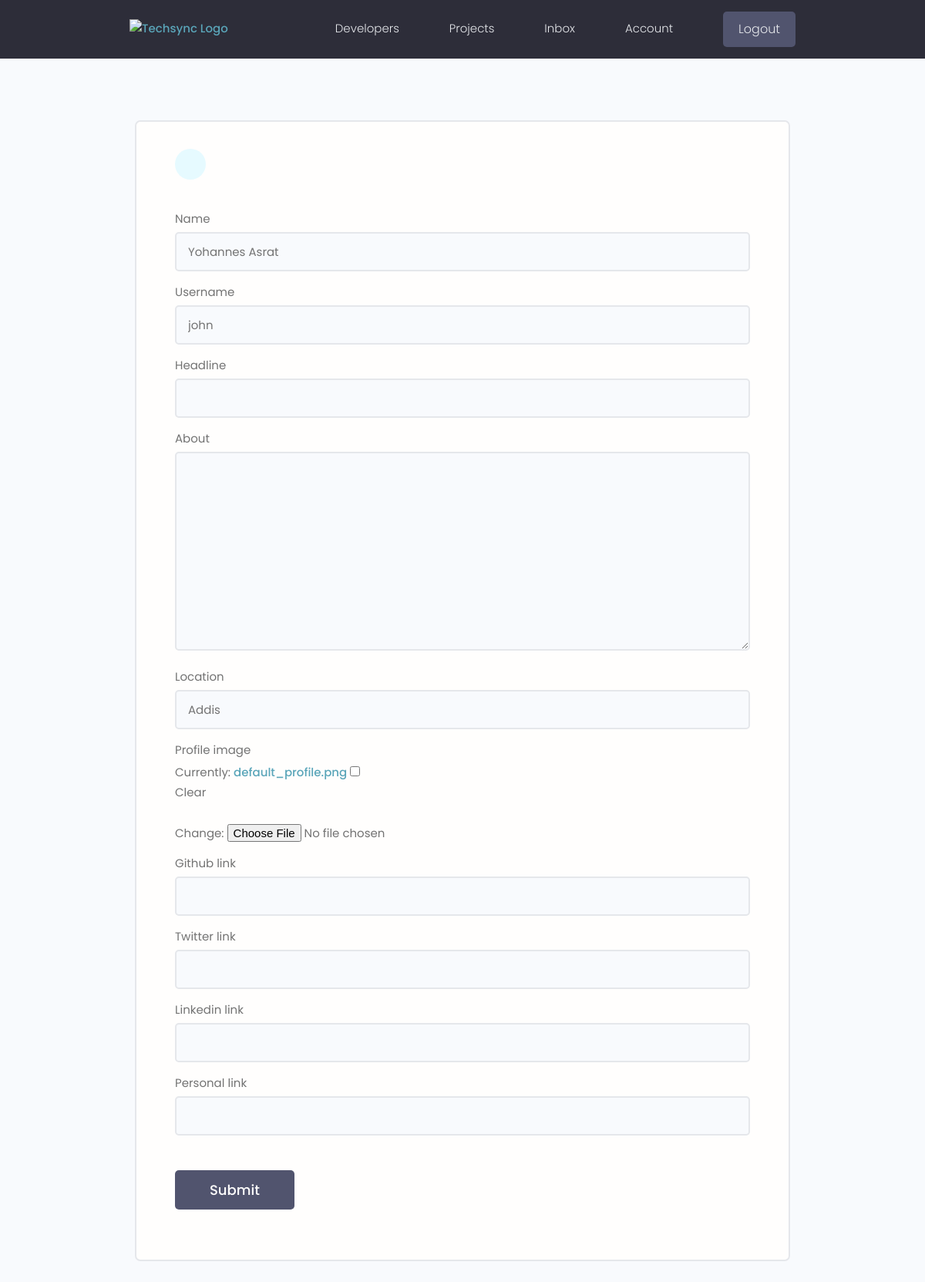
Before: /edit-account/ (signed in) with the older database file.
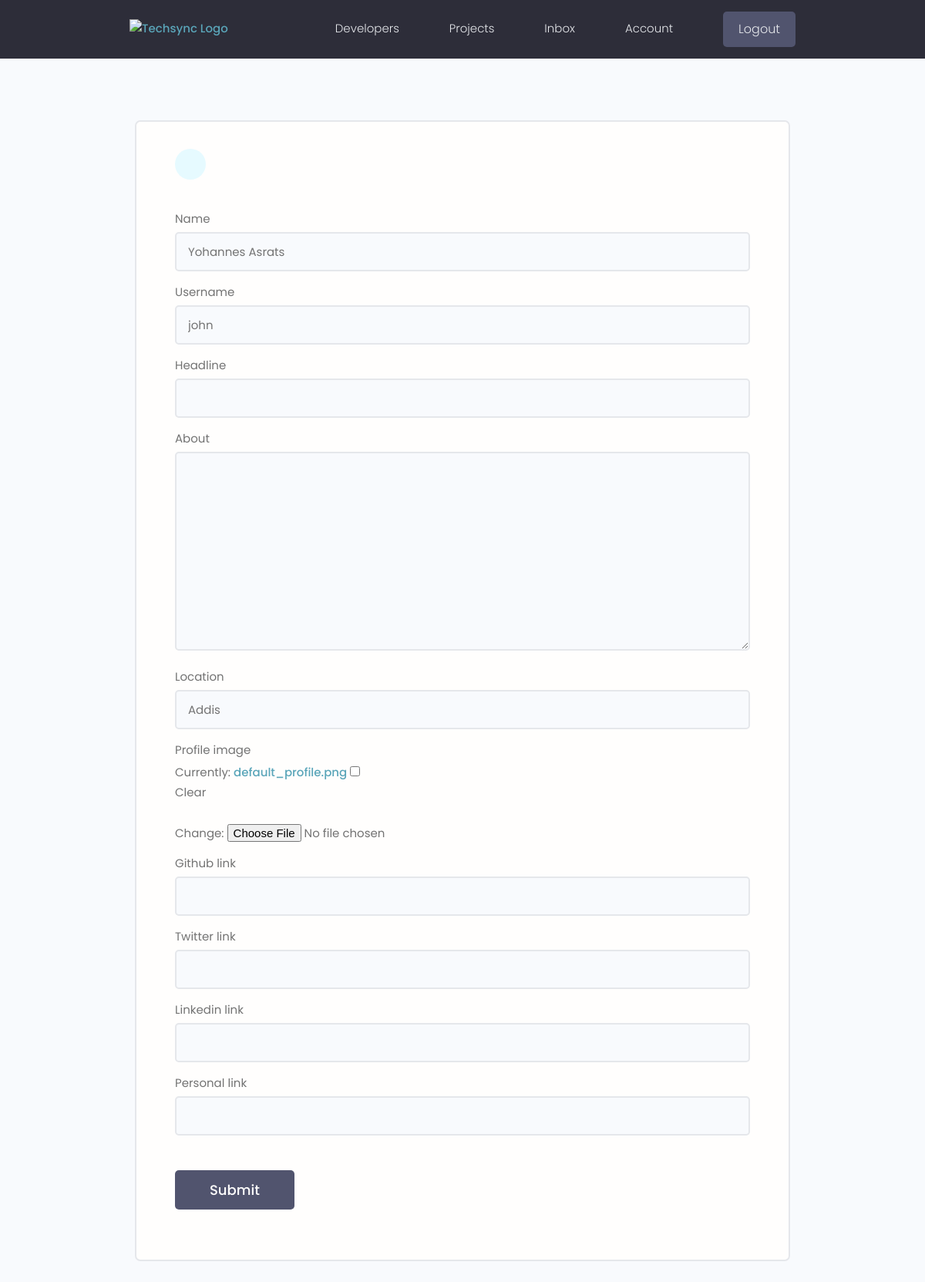
After: the same page with the newer database file.
### users/models.py (models this page shows, shortened)
class Profile(models.Model):
    id = models.UUIDField(default=uuid.uuid4, primary_key=True, unique=True, editable=False, )
    user = models.OneToOneField(User, on_delete=models.CASCADE,null=True,blank=True)
    name = models.CharField(max_length=200, blank=True,null=True)
    username = models.CharField(max_length=200, blank=True,null=True,unique=True)
    headline = models.CharField(max_length=200, blank=True,null=True)
    about = models.TextField(blank=True, null=True)
    location = models.CharField(max_length=200, blank=True,null=True)
    profile_image = models.ImageField(null=True, blank=True,upload_to='profiles', default='default_profile.png')
    github_link = models.CharField(max_length=200, blank=True,null=True)
    twitter_link = models.CharField(max_length=200, blank=True,null=True)
    linkedin_link = models.CharField(max_length=200, blank=True,null=True)
    personal_link = models.CharField(max_length=200, blank=True,null=True)
    created_at = models.DateTimeField(auto_now_add=True)

### users/views.py (the view)
# urls.py: path('edit-account/', views.editAccount, name='edit-account'),
@login_required(login_url='login')
def editAccount(request):
    profile = request.user.profile
    form = ProfileForm(instance=profile)
    if request.method == 'POST':
        form = ProfileForm(request.POST, request.FILES, instance=profile)
        if form.is_valid():
            form.save()
            return redirect('user-account')
    context = {'form': form}
    return render(request, 'users/profile_form.html', context)

### users/forms.py
class ProfileForm(ModelForm):
    class Meta:
        model = Profile
        fields = '__all__'
        exclude = ['user']
    def __init__(self, *args, **kwargs):
        super().__init__(*args, **kwargs)
        for name, field in self.fields.items():
                field.widget.attrs.update({'class': 'input'})

### templates/users/profile_form.html (shortened to what this page needs)
{% extends 'main/main.html' %}
{% block content %}
<main class="formPage my-xl">
    <div class="content-box">
        <div class="formWrapper">
            <a class="backButton" href="{% url 'edit-account' %}"></a>
            <br>
            <form class="form" method="POST" action="{% url 'edit-account' %}" enctype="multipart/form-data">
                {% for field in form %}
                <div class="form__field">
                    <label for="formInput#text">{{field.label}}</label>
                    {{field}}
                </div>
                {% endfor %}
                <input class="btn btn--sub btn--lg  my-md" type="submit" value="Submit" />
            </form>
        </div>
    </div>
</main>
{% endblock content %}

Changed rows visible on the page:
changed Profile "john": name "Yohannes Asrat" → "Yohannes Asrats"
